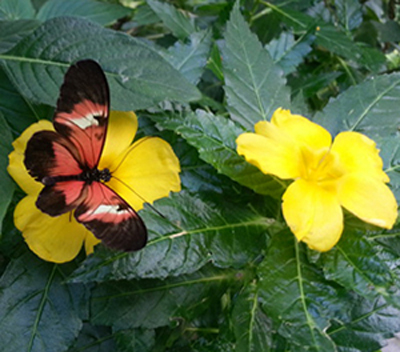
#> input picture DIP/ch6/pr/images/color_edge.jpg, 400 x 352 px
$ python sobel_mask.py   (older library calls are emulated)
#> lines starting #> are read from the running program, lines starting #| are printed output that depends on the picture
import numpy as np, cv2


def filter(image, mask):
    rows, cols = image.shape[:2]
    dst = np.zeros((rows, cols), np.float32)
    xcenter, ycenter = mask.shape[1] // 2, mask.shape[0] // 2

    for i in range(ycenter, rows - ycenter):
        for j in range(xcenter, cols - xcenter):
            y1, y2 = i - ycenter, i + ycenter + 1
            x1, x2 = j - xcenter, j + xcenter + 1
            roi = image[y1:y2, x1:x2].astype("float32")

            tmp = cv2.multiply(roi, mask)
            dst[i, j] = cv2.sumElems(tmp)[0]
    return dst


def differential(image, data1, data2):
    mask1 = np.array(data1, np.float32).reshape(3, 3)
    mask2 = np.array(data2, np.float32).reshape(3, 3)

    dst1 = filter(image, mask1)
    dst2 = filter(image, mask2)
    dst = cv2.magnitude(dst1, dst2)

    dst = cv2.convertScaleAbs(dst)
    dst1 = cv2.convertScaleAbs(dst1)
    dst2 = cv2.convertScaleAbs(dst2)
    return dst, dst1, dst2


image = cv2.imread("images/color_edge.jpg", cv2.IMREAD_GRAYSCALE)
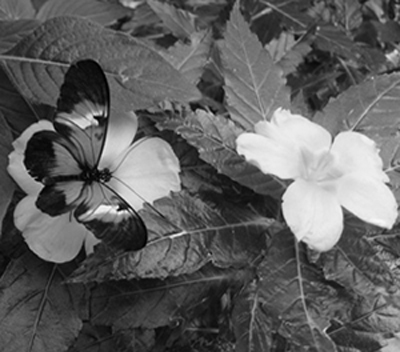
#> image: shape (352, 400); min 0, max 251, mean 95.9
if image is None: raise Exception("No image")

data1 = [-1, 0, 1,
         -2, 0, 2,
         -1, 0, 1]
data2 = [-1, -2, -1,
         0, 0, 0,
         1, 2, 1]

dst, dst1, dst2 = differential(image, data1, data2)
#> after the loop in filter, `for i in range(ycenter, rows - ycenter):`:
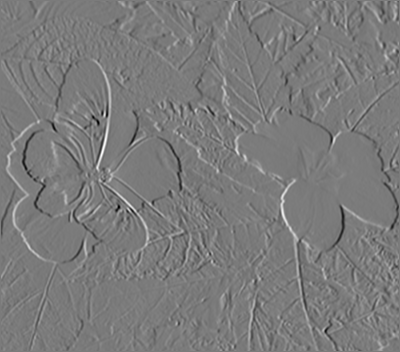
#> dst: shape (352, 400) float32; min -661, max 706, mean 1; drawn with min black and max white
#> after the loop in filter (call 2), `for i in range(ycenter, rows - ycenter):`:
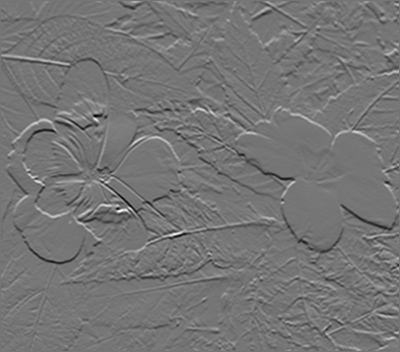
#> dst: shape (352, 400) float32; min -623, max 726, mean -0.5; drawn with min black and max white
#> in differential, `dst = cv2.magnitude(dst1, dst2)`:
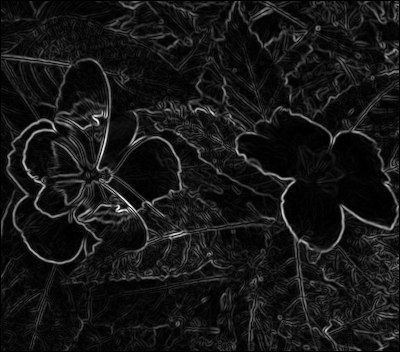
#> dst: shape (352, 400) float32; min 0, max 773.7, mean 67.5; drawn with min black and max white
#> in differential, `dst = cv2.convertScaleAbs(dst)`:
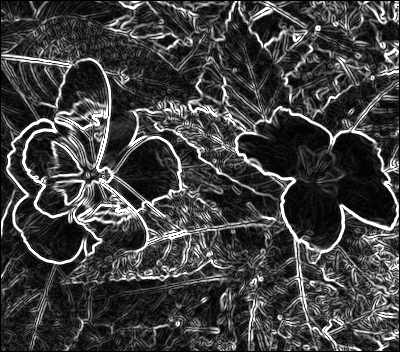
#> dst: shape (352, 400); min 0, max 255, mean 64.1
#> in differential, `dst1 = cv2.convertScaleAbs(dst1)`:
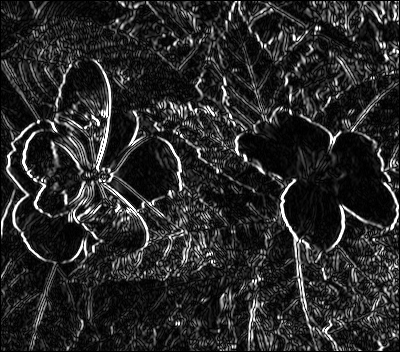
#> dst1: shape (352, 400); min 0, max 255, mean 40.6
#> in differential, `dst2 = cv2.convertScaleAbs(dst2)`:
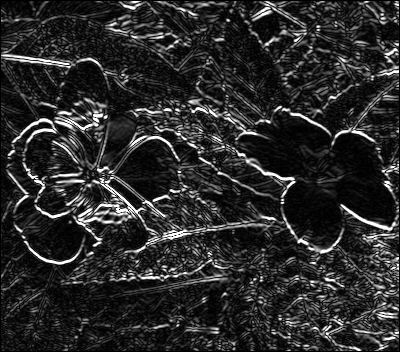
#> dst2: shape (352, 400); min 0, max 255, mean 42.9
dst3 = cv2.Sobel(np.float32(image), cv2.CV_32F, 1, 0, 3)
dst4 = cv2.Sobel(np.float32(image), cv2.CV_32F, 0, 1, 3)
dst3 = cv2.convertScaleAbs(dst3)
dst4 = cv2.convertScaleAbs(dst4)

cv2.imshow("dst - sobel edge", dst)
cv2.imshow("dst1 - vertical", dst1)
cv2.imshow("dst2 - horizontal", dst2)
cv2.waitKey(0)
